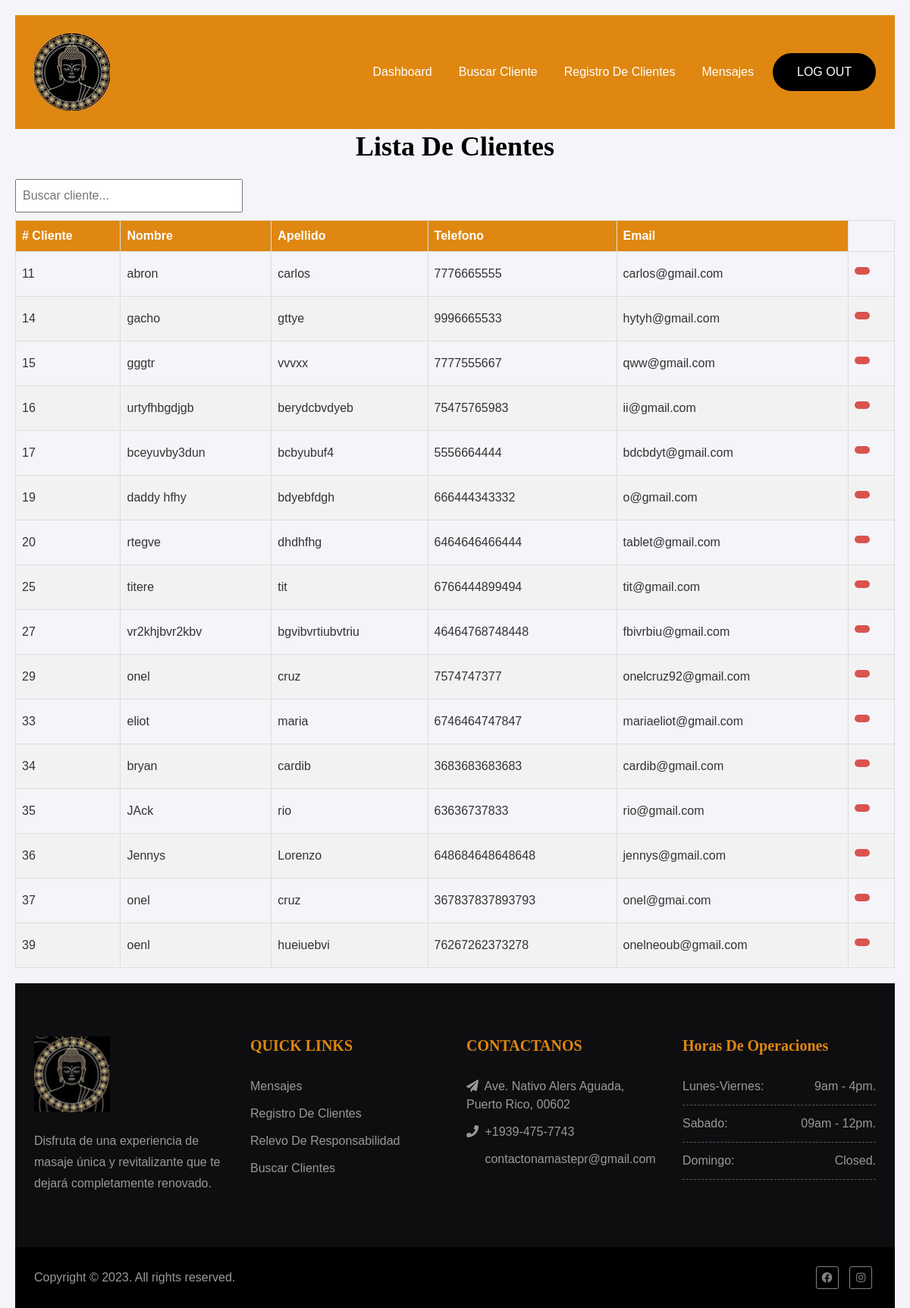
/buscar-cliente/ (signed in), run on the app's committed database.
### namaste_app/models.py (models this page shows, shortened)
class Customer(models.Model):
    first_name = models.CharField(max_length=50, null=False, blank=False, default='')
    last_name = models.CharField(max_length=50, null=False, blank=False, default='')
    email = models.EmailField()
    phone_number = models.CharField(max_length=50, blank=False)
    address = models.CharField(max_length=100, blank=True, default='')
    has_condition = models.BooleanField(default=False, verbose_name="Has Condition")
    condition_names = models.CharField(max_length=100, null=True, blank=True, verbose_name="Condition Names")
    accept_photo = models.BooleanField(default=False, verbose_name="Accepts Pictures")
    accept_publishing = models.BooleanField(default=False, verbose_name="Accepts Publishing")
    sign_date = models.DateTimeField(null=True, blank=True)
    signature = models.ImageField(upload_to='signatures/', null=True, blank=True, default='')  # Stores the path to the signature image

### namaste_app/views.py (the view)
# urls.py: path("buscar-cliente/", views.buscar_cliente, name="buscar_cliente"),
@login_required
def buscar_cliente(request):
    context = {}
    try:
        customer = Customer.objects.order_by('id')
        context['customer'] = customer
    except Exception as e:
        return f"Error fetching records: {str(e)}"
    return render(request, "buscar_cliente.html", context)

### namaste_app/templates/buscar_cliente.html (shortened to what this page needs)
{% extends "admin_base.html" %}{% block title %}Buscar Cliente{% endblock %}
{% load widget_tweaks %}
{% block content %}
<div>
    <h1>Lista De Clientes</h1>
    <input type="text" id="search-input" placeholder="Buscar cliente..." style="margin-bottom: 10px; width: 300px; padding: 8px;">
    <table id="data-table">
    <thead>
        <tr>
            <th># Cliente</th>
            <th>Nombre</th>
            <th>Apellido</th>
            <th>Telefono</th>
            <th>Email</th>
        </tr>
    </thead>
    <tbody>
        {% for customer_user in customer %}
        <tr>
            <td>{{ customer_user.id }}</td>
            <td>{{ customer_user.first_name }}</td>
            <td>{{ customer_user.last_name }}</td>
            <td>{{ customer_user.phone_number }}</td>
            <td>{{ customer_user.email }}</td>
            <td>
                <form method="post" action="{% url 'borrar_cliente' customer_user.id %}">
                    <button type="submit" class="delete-btn" name="delete-button">
                    </button>
                </form>
            </td>
        </tr>
        {% endfor %}
    </tbody>
</table>
</div>
{% endblock %}

### namaste_app/static/style.css (style rules this page uses)
* { padding:0; margin:0; }
body { font-family: 'Poppins', sans-serif; background:#fff; font-size:16px; position:relative; overflow-x:hidden; }
h1, h2, h3, h4, h5, h6 { color:#333; font-family: 'Luxurious Roman', serif; }
h1 { font-weight: 600; font-size:36px; line-height:46px; margin: 0 0 14px; }

### namaste_app/templates/buscar_cliente.html (style rules this page uses)
body { font-family: Arial, sans-serif; background-color: #f4f4f9; margin: 0; padding: 20px; color: #333; }
h1 { color: black; text-align: center; margin-bottom: 20px; }
button { background-color: #DF8710; color: white; border: none; padding: 10px 20px; margin-bottom: 20px; border-radius: 5px; cursor: pointer; font-size: 16px; }
table { width: 100%; border-collapse: collapse; margin-bottom: 20px; }
table, th, td { border: 1px solid #ddd; }
th, td { text-align: left; padding: 8px; }
th { background-color: #DF8710; color: white; }
tr:nth-child(even) { background-color: #f2f2f2; }
.delete-btn { background-color: #d9534f; color: white; border: none; padding: 5px 10px; border-radius: 5px; cursor: pointer; }

### data on the page
Customer: id "11", first_name "abron", last_name "carlos", phone_number "7776665555", email "carlos@gmail.com"
Customer: id "14", first_name "gacho", last_name "gttye", phone_number "9996665533", email "hytyh@gmail.com"
Customer: id "15", first_name "gggtr", last_name "vvvxx", phone_number "7777555667", email "qww@gmail.com"
Customer: id "16", first_name "urtyfhbgdjgb", last_name "berydcbvdyeb", phone_number "75475765983", email "ii@gmail.com"
Customer: id "17", first_name "bceyuvby3dun", last_name "bcbyubuf4", phone_number "5556664444", email "bdcbdyt@gmail.com"
Customer: id "19", first_name "daddy hfhy", last_name "bdyebfdgh", phone_number "666444343332", email "o@gmail.com"
Customer: id "20", first_name "rtegve", last_name "dhdhfhg", phone_number "6464646466444", email "tablet@gmail.com"
Customer: id "25", first_name "titere", last_name "tit", phone_number "6766444899494", email "tit@gmail.com"
Customer: id "27", first_name "vr2khjbvr2kbv", last_name "bgvibvrtiubvtriu", phone_number "46464768748448", email "fbivrbiu@gmail.com"
Customer: id "29", first_name "onel", last_name "cruz", phone_number "7574747377", email "onelcruz92@gmail.com"
Customer: id "33", first_name "eliot", last_name "maria", phone_number "6746464747847", email "mariaeliot@gmail.com"
Customer: id "34", first_name "bryan", last_name "cardib", phone_number "3683683683683", email "cardib@gmail.com"
Customer: id "35", first_name "JAck", last_name "rio", phone_number "63636737833", email "rio@gmail.com"
Customer: id "36", first_name "Jennys", last_name "Lorenzo", phone_number "648684648648648", email "jennys@gmail.com"
Customer: id "37", first_name "onel", last_name "cruz", phone_number "367837837893793", email "onel@gmai.com"
Customer: id "39", first_name "oenl", last_name "hueiuebvi", phone_number "76267262373278", email "onelneoub@gmail.com"
